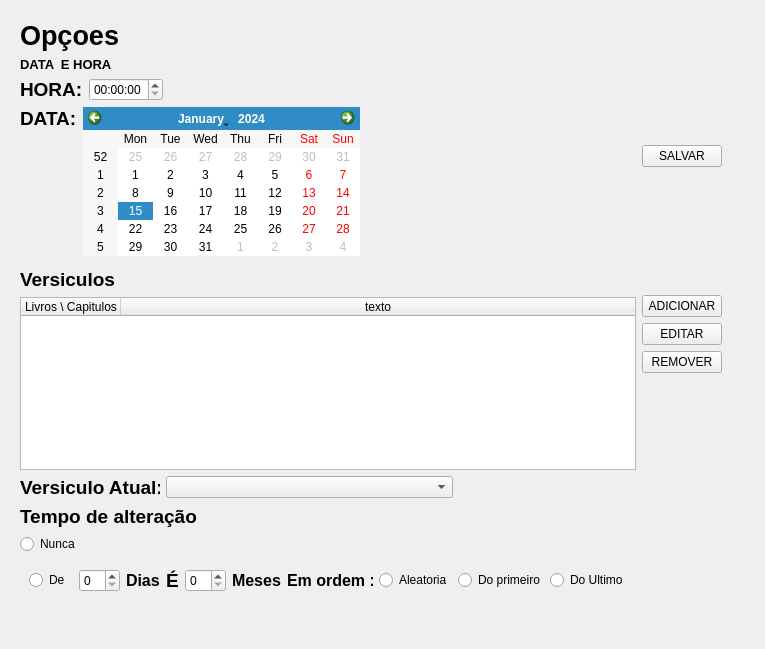
<?xml version="1.0" encoding="UTF-8"?>
<ui version="4.0">
 <class>Widget</class>
 <widget class="QWidget" name="Widget">
  <property name="geometry">
   <rect>
    <x>0</x>
    <y>0</y>
    <width>765</width>
    <height>649</height>
   </rect>
  </property>
  <property name="windowTitle">
   <string>Widget</string>
  </property>
  <widget class="QWidget" name="">
   <property name="geometry">
    <rect>
     <x>20</x>
     <y>20</y>
     <width>702</width>
     <height>581</height>
    </rect>
   </property>
   <layout class="QVBoxLayout" name="verticalLayout_4">
    <item>
     <widget class="QLabel" name="label">
      <property name="font">
       <font>
        <pointsize>20</pointsize>
        <bold>true</bold>
       </font>
      </property>
      <property name="text">
       <string>Opçoes</string>
      </property>
     </widget>
    </item>
    <item>
     <layout class="QHBoxLayout" name="horizontalLayout_3">
      <item>
       <layout class="QVBoxLayout" name="verticalLayout">
        <item>
         <widget class="QLabel" name="label_5">
          <property name="font">
           <font>
            <pointsize>10</pointsize>
            <bold>true</bold>
           </font>
          </property>
          <property name="text">
           <string>DATA  E HORA</string>
          </property>
         </widget>
        </item>
        <item>
         <layout class="QHBoxLayout" name="horizontalLayout_2">
          <item>
           <widget class="QLabel" name="label_2">
            <property name="font">
             <font>
              <pointsize>14</pointsize>
              <bold>true</bold>
             </font>
            </property>
            <property name="text">
             <string>HORA:</string>
            </property>
           </widget>
          </item>
          <item>
           <widget class="QTimeEdit" name="timeEdit"/>
          </item>
          <item>
           <spacer name="horizontalSpacer">
            <property name="orientation">
             <enum>Qt::Orientation::Horizontal</enum>
            </property>
            <property name="sizeHint" stdset="0">
             <size>
              <width>40</width>
              <height>20</height>
             </size>
            </property>
           </spacer>
          </item>
         </layout>
        </item>
        <item>
         <layout class="QHBoxLayout" name="horizontalLayout">
          <item>
           <widget class="QLabel" name="label_4">
            <property name="font">
             <font>
              <pointsize>14</pointsize>
              <bold>true</bold>
             </font>
            </property>
            <property name="text">
             <string>DATA:</string>
            </property>
            <property name="alignment">
             <set>Qt::AlignmentFlag::AlignLeading|Qt::AlignmentFlag::AlignLeft|Qt::AlignmentFlag::AlignTop</set>
            </property>
           </widget>
          </item>
          <item>
           <widget class="QCalendarWidget" name="calendarWidget"/>
          </item>
          <item>
           <spacer name="horizontalSpacer_3">
            <property name="orientation">
             <enum>Qt::Orientation::Horizontal</enum>
            </property>
            <property name="sizeHint" stdset="0">
             <size>
              <width>40</width>
              <height>20</height>
             </size>
            </property>
           </spacer>
          </item>
         </layout>
        </item>
       </layout>
      </item>
      <item>
       <widget class="QPushButton" name="pushButton_4">
        <property name="text">
         <string>SALVAR</string>
        </property>
       </widget>
      </item>
     </layout>
    </item>
    <item>
     <widget class="Line" name="line">
      <property name="font">
       <font>
        <pointsize>20</pointsize>
        <bold>true</bold>
       </font>
      </property>
      <property name="orientation">
       <enum>Qt::Orientation::Vertical</enum>
      </property>
     </widget>
    </item>
    <item>
     <layout class="QHBoxLayout" name="horizontalLayout_4">
      <item>
       <layout class="QVBoxLayout" name="verticalLayout_2">
        <item>
         <widget class="QLabel" name="label_3">
          <property name="font">
           <font>
            <pointsize>14</pointsize>
            <bold>true</bold>
           </font>
          </property>
          <property name="text">
           <string>Versiculos</string>
          </property>
          <property name="alignment">
           <set>Qt::AlignmentFlag::AlignLeading|Qt::AlignmentFlag::AlignLeft|Qt::AlignmentFlag::AlignTop</set>
          </property>
         </widget>
        </item>
        <item>
         <widget class="QTableWidget" name="tableWidget">
          <attribute name="horizontalHeaderCascadingSectionResizes">
           <bool>false</bool>
          </attribute>
          <attribute name="horizontalHeaderShowSortIndicator" stdset="0">
           <bool>false</bool>
          </attribute>
          <attribute name="horizontalHeaderStretchLastSection">
           <bool>true</bool>
          </attribute>
          <column>
           <property name="text">
            <string>Livros \ Capitulos</string>
           </property>
          </column>
          <column>
           <property name="text">
            <string>texto</string>
           </property>
          </column>
         </widget>
        </item>
        <item>
         <layout class="QVBoxLayout" name="verticalLayout_5">
          <item>
           <layout class="QHBoxLayout" name="horizontalLayout_7">
            <item>
             <widget class="QLabel" name="label_6">
              <property name="sizePolicy">
               <sizepolicy hsizetype="Preferred" vsizetype="Expanding">
                <horstretch>0</horstretch>
                <verstretch>0</verstretch>
               </sizepolicy>
              </property>
              <property name="maximumSize">
               <size>
                <width>140</width>
                <height>16777215</height>
               </size>
              </property>
              <property name="font">
               <font>
                <pointsize>14</pointsize>
                <bold>true</bold>
               </font>
              </property>
              <property name="text">
               <string>Versiculo Atual:</string>
              </property>
              <property name="alignment">
               <set>Qt::AlignmentFlag::AlignLeading|Qt::AlignmentFlag::AlignLeft|Qt::AlignmentFlag::AlignTop</set>
              </property>
             </widget>
            </item>
            <item>
             <widget class="QComboBox" name="comboBox"/>
            </item>
            <item>
             <spacer name="horizontalSpacer_4">
              <property name="orientation">
               <enum>Qt::Orientation::Horizontal</enum>
              </property>
              <property name="sizeType">
               <enum>QSizePolicy::Policy::Maximum</enum>
              </property>
              <property name="sizeHint" stdset="0">
               <size>
                <width>183</width>
                <height>20</height>
               </size>
              </property>
             </spacer>
            </item>
           </layout>
          </item>
          <item>
           <widget class="QLabel" name="label_7">
            <property name="font">
             <font>
              <pointsize>14</pointsize>
              <bold>true</bold>
             </font>
            </property>
            <property name="text">
             <string>Tempo de alteração</string>
            </property>
            <property name="alignment">
             <set>Qt::AlignmentFlag::AlignLeading|Qt::AlignmentFlag::AlignLeft|Qt::AlignmentFlag::AlignTop</set>
            </property>
           </widget>
          </item>
          <item>
           <widget class="QRadioButton" name="radioButton">
            <property name="text">
             <string>Nunca</string>
            </property>
           </widget>
          </item>
          <item>
           <widget class="QWidget" name="widget_tempo_alteracao" native="true">
            <layout class="QHBoxLayout" name="horizontalLayout_8">
             <item>
              <layout class="QHBoxLayout" name="horizontalLayout_5">
               <item>
                <widget class="QRadioButton" name="radioButton_2">
                 <property name="text">
                  <string>De </string>
                 </property>
                </widget>
               </item>
               <item>
                <widget class="QSpinBox" name="spinBox"/>
               </item>
               <item>
                <widget class="QLabel" name="label_8">
                 <property name="font">
                  <font>
                   <pointsize>12</pointsize>
                   <bold>true</bold>
                  </font>
                 </property>
                 <property name="text">
                  <string>Dias</string>
                 </property>
                </widget>
               </item>
              </layout>
             </item>
             <item>
              <widget class="QLabel" name="label_10">
               <property name="font">
                <font>
                 <pointsize>14</pointsize>
                 <bold>true</bold>
                </font>
               </property>
               <property name="text">
                <string>É</string>
               </property>
               <property name="alignment">
                <set>Qt::AlignmentFlag::AlignLeading|Qt::AlignmentFlag::AlignLeft|Qt::AlignmentFlag::AlignTop</set>
               </property>
              </widget>
             </item>
             <item>
              <layout class="QHBoxLayout" name="horizontalLayout_6">
               <item>
                <widget class="QSpinBox" name="spinBox_2"/>
               </item>
               <item>
                <widget class="QLabel" name="label_9">
                 <property name="font">
                  <font>
                   <pointsize>12</pointsize>
                   <bold>true</bold>
                  </font>
                 </property>
                 <property name="text">
                  <string>Meses</string>
                 </property>
                </widget>
               </item>
               <item>
                <layout class="QHBoxLayout" name="horizontalLayout_9">
                 <item>
                  <widget class="QLabel" name="label_11">
                   <property name="font">
                    <font>
                     <pointsize>12</pointsize>
                     <bold>true</bold>
                    </font>
                   </property>
                   <property name="text">
                    <string>Em ordem :</string>
                   </property>
                  </widget>
                 </item>
                 <item>
                  <widget class="QRadioButton" name="radioButton_3">
                   <property name="text">
                    <string>Aleatoria</string>
                   </property>
                  </widget>
                 </item>
                 <item>
                  <widget class="QRadioButton" name="radioButton_4">
                   <property name="text">
                    <string>Do primeiro </string>
                   </property>
                  </widget>
                 </item>
                 <item>
                  <widget class="QRadioButton" name="radioButton_5">
                   <property name="text">
                    <string>Do Ultimo</string>
                   </property>
                  </widget>
                 </item>
                </layout>
               </item>
               <item>
                <spacer name="horizontalSpacer_2">
                 <property name="orientation">
                  <enum>Qt::Orientation::Horizontal</enum>
                 </property>
                 <property name="sizeHint" stdset="0">
                  <size>
                   <width>40</width>
                   <height>20</height>
                  </size>
                 </property>
                </spacer>
               </item>
              </layout>
             </item>
            </layout>
           </widget>
          </item>
         </layout>
        </item>
       </layout>
      </item>
      <item>
       <layout class="QVBoxLayout" name="verticalLayout_3">
        <item>
         <spacer name="verticalSpacer_2">
          <property name="orientation">
           <enum>Qt::Orientation::Vertical</enum>
          </property>
          <property name="sizeType">
           <enum>QSizePolicy::Policy::Minimum</enum>
          </property>
          <property name="sizeHint" stdset="0">
           <size>
            <width>20</width>
            <height>27</height>
           </size>
          </property>
         </spacer>
        </item>
        <item>
         <widget class="QPushButton" name="pushButton">
          <property name="text">
           <string>ADICIONAR</string>
          </property>
         </widget>
        </item>
        <item>
         <widget class="QPushButton" name="pushButton_2">
          <property name="text">
           <string>EDITAR</string>
          </property>
         </widget>
        </item>
        <item>
         <widget class="QPushButton" name="pushButton_3">
          <property name="text">
           <string>REMOVER</string>
          </property>
         </widget>
        </item>
        <item>
         <spacer name="verticalSpacer">
          <property name="orientation">
           <enum>Qt::Orientation::Vertical</enum>
          </property>
          <property name="sizeHint" stdset="0">
           <size>
            <width>20</width>
            <height>40</height>
           </size>
          </property>
         </spacer>
        </item>
       </layout>
      </item>
     </layout>
    </item>
   </layout>
  </widget>
 </widget>
 <resources/>
 <connections/>
</ui>
